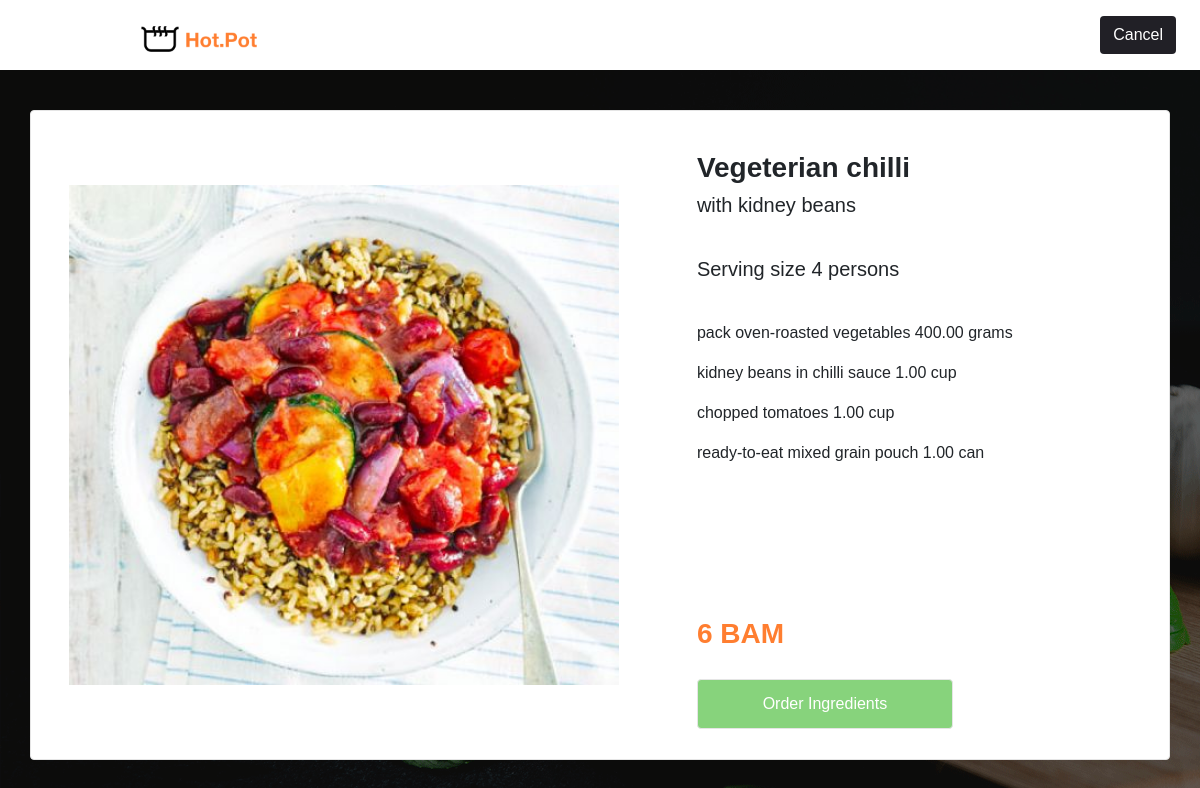
The app's page /viewRecipe.php?id=3 with its own data.
### tables this page shows
CREATE TABLE `recipe` (
  `recipe_id` int(11) NOT NULL,
  `title` varchar(255) NOT NULL,
  `subtitle` varchar(255) NOT NULL,
  `img_src` varchar(255) NOT NULL,
  `serving_size` varchar(50) NOT NULL,
  `price` varchar(20) NOT NULL,
  `status` int(1) NOT NULL DEFAULT '1',
  `date_time` datetime NOT NULL
);

CREATE TABLE `ingredients` (
  `id` int(11) NOT NULL,
  `recipe_id` int(11) NOT NULL,
  `ingredient` varchar(40) NOT NULL,
  `amount` decimal(11,2) DEFAULT NULL,
  `measurement` int(11) DEFAULT NULL
);

CREATE TABLE `measurement` (
  `id` int(11) NOT NULL,
  `measurements` varchar(50) NOT NULL
);

### Class.Recipe.php (the view, shortened to what this page needs)
<?php
Class Recipe{
    public function getRecipeById($r_id){
    require 'database.php';
    $sql = "SELECT * from recipe WHERE recipe_id = $r_id";
    $output = $DB_con->query($sql);
    foreach ($output as $outputs) {
      echo "<div class='container'>";
      echo "<div class='row cardView'>";
      echo "<div class='image_enlarged'>";
      echo "<img src=" . $outputs['img_src'] . ">";
      echo "</div>";
      echo "<div class='description'>";
      echo "<h3>" . $outputs['title'] . "</h3>";
      echo "<h5>" . $outputs['subtitle'] . "</h5>";
      echo "<h5> Serving size  " . $outputs['serving_size'] . "</h5>";
      $this->getIngredientsById($r_id);
      echo "<h3 class='price'>  " . $outputs['price'] . "</h3>";
      echo "<a href='./recipeapp/confirm.php?id="  . $r_id . "'><button class='order'>" . "Order Ingredients"  . "</button></a>";
      echo "</div>";
      echo "</div>";
      echo "</div>";
    }
  }
  public function getIngredientsById($r_id)
  {
    require 'database.php';
    $sql = "SELECT i.ingredient, i.amount, m.measurements FROM `ingredients` AS i LEFT JOIN measurement AS m ON m.id = i.measurement WHERE i.recipe_id = $r_id";
    $output = $DB_con->query($sql);
    foreach ($output as $outputs) {
    echo "<p>" . $outputs['ingredient']  . " " . $outputs['amount'] . " ". $outputs['measurements'] . "</p>";
    }
  }
    }
?>

### css/main.css (style rules this page uses)
#detailed-view { font-family: sans-serif; text-align:center; background: url('../images/5.png'); background-repeat: no-repeat; position: relative; height: 100vh; }
#detailed-view a { text-decoration: none; color: white; }
#detailed-view .image_enlarged { height: 500px; margin: auto; }
#detailed-view .image_enlarged img { height: 100%; width: auto; }
#detailed-view .description { padding: 40px; text-align: left; width:45%; position: relative; }
#detailed-view .description h3 { font-weight: bold; }
#detailed-view .description h5 { margin-bottom: 40px; }
#detailed-view .price { font-weight: lighter; color: #FF7E30; position: absolute; bottom: 100px; }
#detailed-view .cardView { min-height: 500px; height: 650px; margin-top: 40px; border-radius: 4px; border: solid 1px #e5e5e5; background-color: #ffffff; }
#detailed-view .order { width: 50%; height: 50px; border-radius: 4px; border: solid 1px #e5e5e5; background-color: #87D37C; color: white; opacity: 1; position: absolute; bottom: 30px; }

### records on screen
recipe: img_src (picture), title "Vegeterian chilli", subtitle "with kidney beans", serving_size "4 persons", price "6 BAM"
ingredients: ingredient "pack oven-roasted vegetables", amount "400.00", measurement.measurements "grams"
ingredients: ingredient "kidney beans in chilli sauce", amount "1.00", measurement.measurements "cup"
ingredients: ingredient "chopped tomatoes", amount "1.00", measurement.measurements "cup"
ingredients: ingredient "ready-to-eat mixed grain pouch", amount "1.00", measurement.measurements "can"
